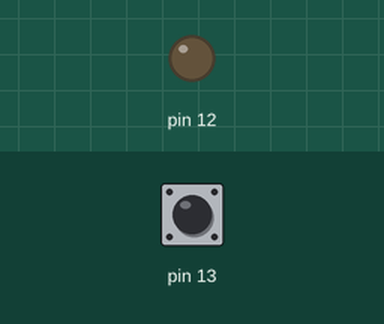
Recording of a sketch running on a simulated Arduino Uno, built with avr-gcc and run on an emulated ATmega328P. Parts: output pins drawn as LEDs (lit = HIGH). Inputs (shaded band) come from the test bench; at power-on: pin 13 HIGH.

Above: at 1.2 s.
1.3 s: pin 13 pulled LOW for 0.15 s
At 1.37 s:
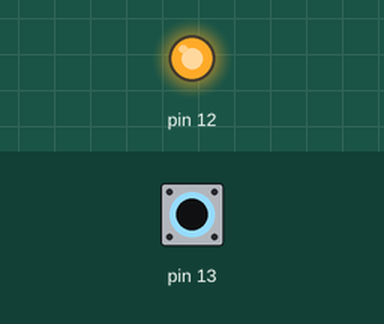
2.9 s: pin 13 pulled LOW for 3.2 s
At 6.8 s:
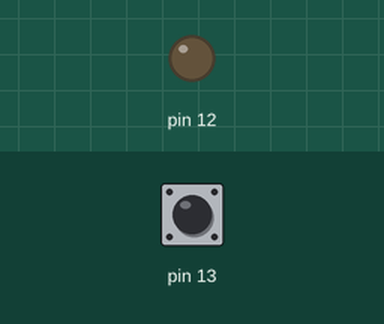
Timing chart, 0 to 8.3 s (numbered marks = the images above; inputs shaded):
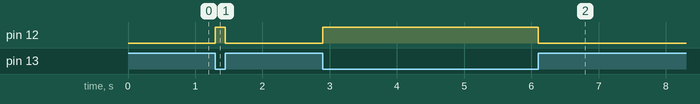

Measured:
- after the input at 1.3 s, pin 12: LOW → HIGH at once, → LOW 0.15 s later
- after the input at 2.9 s, pin 12: LOW → HIGH at once, → LOW 3.2 s later

The sketch:

atividade-5.ino
```cpp
// Luiz Felipe Leite Soare Nº17 - Samuel Henrique Dias Mioni Nº27 - 2ºB

void setup()
{
  pinMode(13, INPUT_PULLUP);

  pinMode(12, OUTPUT);
}

void loop()
{
  if (digitalRead(13) == LOW) {
  	digitalWrite(12, HIGH);
  }
  else {
    digitalWrite(12, LOW);
  }
}
```
